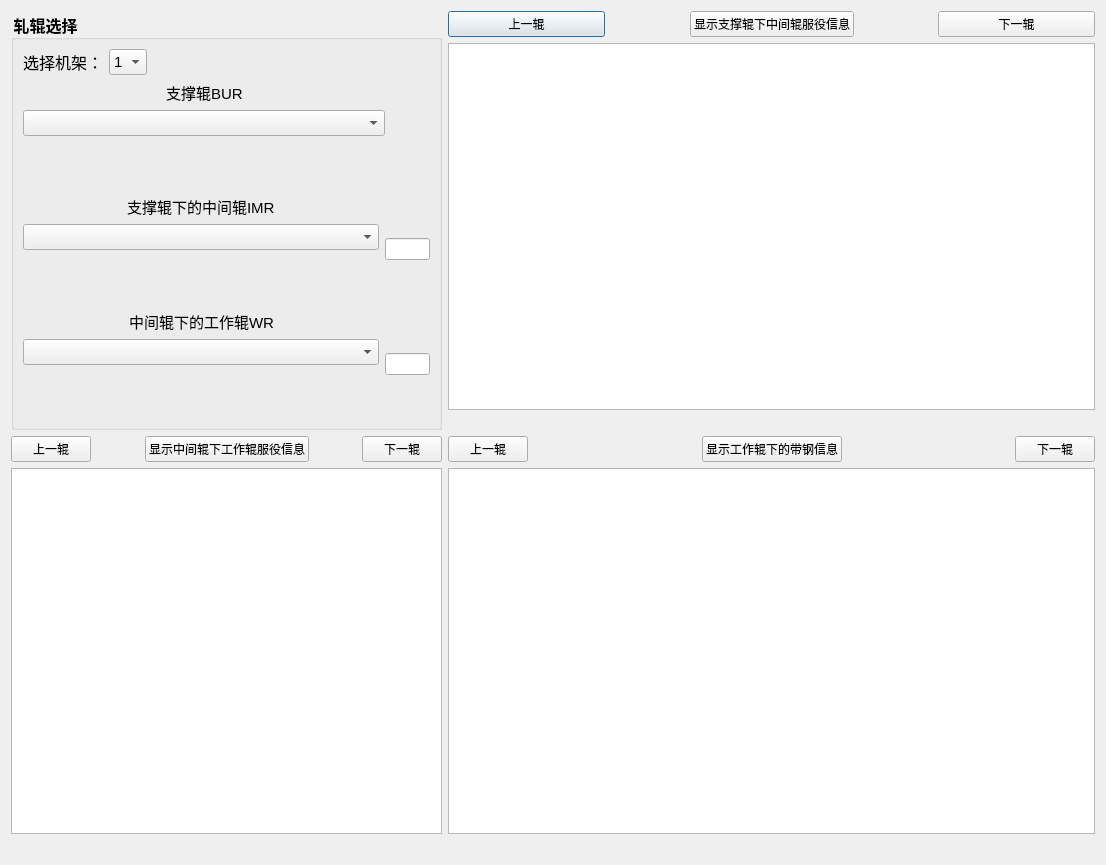
<?xml version="1.0" encoding="UTF-8"?>
<ui version="4.0">
 <class>Dialog_3</class>
 <widget class="QDialog" name="Dialog_3">
  <property name="geometry">
   <rect>
    <x>0</x>
    <y>0</y>
    <width>1106</width>
    <height>865</height>
   </rect>
  </property>
  <property name="minimumSize">
   <size>
    <width>1106</width>
    <height>865</height>
   </size>
  </property>
  <property name="windowTitle">
   <string>轧辊服役天数和轧制信息</string>
  </property>
  <layout class="QGridLayout" name="gridLayout">
   <item row="0" column="0">
    <layout class="QVBoxLayout" name="verticalLayout_12" stretch="1,1">
     <item>
      <layout class="QHBoxLayout" name="horizontalLayout_18" stretch="2,3">
       <item>
        <widget class="QGroupBox" name="groupBox_2">
         <property name="font">
          <font>
           <family>华光细圆_CNKI</family>
           <pointsize>12</pointsize>
           <weight>75</weight>
           <bold>true</bold>
          </font>
         </property>
         <property name="styleSheet">
          <string notr="true">QGroupBox::title{
	font-size: 13px;
	font-weight: bold;
	}</string>
         </property>
         <property name="title">
          <string>轧辊选择</string>
         </property>
         <layout class="QVBoxLayout" name="verticalLayout_8" stretch="1,2,2,2">
          <item>
           <layout class="QHBoxLayout" name="horizontalLayout_10">
            <item>
             <layout class="QHBoxLayout" name="horizontalLayout_5" stretch="0,0,1">
              <item>
               <widget class="QLabel" name="label_8">
                <property name="font">
                 <font>
                  <pointsize>12</pointsize>
                 </font>
                </property>
                <property name="text">
                 <string>选择机架：</string>
                </property>
               </widget>
              </item>
              <item>
               <widget class="QComboBox" name="comboBox_jijia">
                <property name="font">
                 <font>
                  <pointsize>11</pointsize>
                 </font>
                </property>
                <item>
                 <property name="text">
                  <string>1</string>
                 </property>
                </item>
                <item>
                 <property name="text">
                  <string>2</string>
                 </property>
                </item>
                <item>
                 <property name="text">
                  <string>3</string>
                 </property>
                </item>
                <item>
                 <property name="text">
                  <string>4</string>
                 </property>
                </item>
                <item>
                 <property name="text">
                  <string>5</string>
                 </property>
                </item>
               </widget>
              </item>
              <item>
               <spacer name="horizontalSpacer_9">
                <property name="orientation">
                 <enum>Qt::Horizontal</enum>
                </property>
                <property name="sizeHint" stdset="0">
                 <size>
                  <width>40</width>
                  <height>20</height>
                 </size>
                </property>
               </spacer>
              </item>
             </layout>
            </item>
           </layout>
          </item>
          <item>
           <layout class="QHBoxLayout" name="horizontalLayout_9" stretch="8,1">
            <item>
             <layout class="QVBoxLayout" name="verticalLayout_4">
              <item>
               <layout class="QHBoxLayout" name="horizontalLayout">
                <item>
                 <spacer name="horizontalSpacer">
                  <property name="orientation">
                   <enum>Qt::Horizontal</enum>
                  </property>
                  <property name="sizeHint" stdset="0">
                   <size>
                    <width>40</width>
                    <height>20</height>
                   </size>
                  </property>
                 </spacer>
                </item>
                <item>
                 <widget class="QLabel" name="label">
                  <property name="font">
                   <font>
                    <pointsize>11</pointsize>
                   </font>
                  </property>
                  <property name="text">
                   <string>支撑辊BUR</string>
                  </property>
                 </widget>
                </item>
                <item>
                 <spacer name="horizontalSpacer_2">
                  <property name="orientation">
                   <enum>Qt::Horizontal</enum>
                  </property>
                  <property name="sizeHint" stdset="0">
                   <size>
                    <width>40</width>
                    <height>20</height>
                   </size>
                  </property>
                 </spacer>
                </item>
               </layout>
              </item>
              <item>
               <widget class="QComboBox" name="comboBox_BUR">
                <property name="font">
                 <font>
                  <pointsize>11</pointsize>
                 </font>
                </property>
               </widget>
              </item>
              <item>
               <spacer name="verticalSpacer">
                <property name="orientation">
                 <enum>Qt::Vertical</enum>
                </property>
                <property name="sizeHint" stdset="0">
                 <size>
                  <width>20</width>
                  <height>40</height>
                 </size>
                </property>
               </spacer>
              </item>
             </layout>
            </item>
            <item>
             <spacer name="horizontalSpacer_10">
              <property name="orientation">
               <enum>Qt::Horizontal</enum>
              </property>
              <property name="sizeHint" stdset="0">
               <size>
                <width>40</width>
                <height>20</height>
               </size>
              </property>
             </spacer>
            </item>
           </layout>
          </item>
          <item>
           <layout class="QHBoxLayout" name="horizontalLayout_6" stretch="8,1">
            <item>
             <layout class="QVBoxLayout" name="verticalLayout_5">
              <item>
               <layout class="QHBoxLayout" name="horizontalLayout_2">
                <item>
                 <spacer name="horizontalSpacer_3">
                  <property name="orientation">
                   <enum>Qt::Horizontal</enum>
                  </property>
                  <property name="sizeHint" stdset="0">
                   <size>
                    <width>40</width>
                    <height>20</height>
                   </size>
                  </property>
                 </spacer>
                </item>
                <item>
                 <widget class="QLabel" name="label_2">
                  <property name="font">
                   <font>
                    <pointsize>11</pointsize>
                   </font>
                  </property>
                  <property name="text">
                   <string>支撑辊下的中间辊IMR</string>
                  </property>
                 </widget>
                </item>
                <item>
                 <spacer name="horizontalSpacer_4">
                  <property name="orientation">
                   <enum>Qt::Horizontal</enum>
                  </property>
                  <property name="sizeHint" stdset="0">
                   <size>
                    <width>40</width>
                    <height>20</height>
                   </size>
                  </property>
                 </spacer>
                </item>
               </layout>
              </item>
              <item>
               <widget class="QComboBox" name="comboBox_IMR">
                <property name="font">
                 <font>
                  <pointsize>11</pointsize>
                 </font>
                </property>
               </widget>
              </item>
              <item>
               <spacer name="verticalSpacer_2">
                <property name="orientation">
                 <enum>Qt::Vertical</enum>
                </property>
                <property name="sizeHint" stdset="0">
                 <size>
                  <width>20</width>
                  <height>40</height>
                 </size>
                </property>
               </spacer>
              </item>
             </layout>
            </item>
            <item>
             <widget class="QLineEdit" name="lineEdit_IMR">
              <property name="enabled">
               <bool>true</bool>
              </property>
             </widget>
            </item>
           </layout>
          </item>
          <item>
           <layout class="QHBoxLayout" name="horizontalLayout_7" stretch="8,1">
            <item>
             <layout class="QVBoxLayout" name="verticalLayout_6">
              <item>
               <layout class="QHBoxLayout" name="horizontalLayout_3">
                <item>
                 <spacer name="horizontalSpacer_5">
                  <property name="orientation">
                   <enum>Qt::Horizontal</enum>
                  </property>
                  <property name="sizeHint" stdset="0">
                   <size>
                    <width>40</width>
                    <height>20</height>
                   </size>
                  </property>
                 </spacer>
                </item>
                <item>
                 <widget class="QLabel" name="label_3">
                  <property name="font">
                   <font>
                    <pointsize>11</pointsize>
                   </font>
                  </property>
                  <property name="text">
                   <string>中间辊下的工作辊WR</string>
                  </property>
                 </widget>
                </item>
                <item>
                 <spacer name="horizontalSpacer_6">
                  <property name="orientation">
                   <enum>Qt::Horizontal</enum>
                  </property>
                  <property name="sizeHint" stdset="0">
                   <size>
                    <width>40</width>
                    <height>20</height>
                   </size>
                  </property>
                 </spacer>
                </item>
               </layout>
              </item>
              <item>
               <widget class="QComboBox" name="comboBox_WR">
                <property name="font">
                 <font>
                  <pointsize>11</pointsize>
                 </font>
                </property>
               </widget>
              </item>
              <item>
               <spacer name="verticalSpacer_3">
                <property name="orientation">
                 <enum>Qt::Vertical</enum>
                </property>
                <property name="sizeHint" stdset="0">
                 <size>
                  <width>20</width>
                  <height>40</height>
                 </size>
                </property>
               </spacer>
              </item>
             </layout>
            </item>
            <item>
             <widget class="QLineEdit" name="lineEdit_WR">
              <property name="enabled">
               <bool>true</bool>
              </property>
             </widget>
            </item>
           </layout>
          </item>
         </layout>
         <zorder></zorder>
        </widget>
       </item>
       <item>
        <layout class="QVBoxLayout" name="verticalLayout_9">
         <item>
          <layout class="QHBoxLayout" name="horizontalLayout_11" stretch="2,1,2,1,2">
           <item>
            <widget class="QPushButton" name="pushButton_BUR_shang">
             <property name="text">
              <string>上一辊</string>
             </property>
            </widget>
           </item>
           <item>
            <spacer name="horizontalSpacer_11">
             <property name="orientation">
              <enum>Qt::Horizontal</enum>
             </property>
             <property name="sizeHint" stdset="0">
              <size>
               <width>40</width>
               <height>20</height>
              </size>
             </property>
            </spacer>
           </item>
           <item>
            <widget class="QPushButton" name="pushButton_BUR">
             <property name="text">
              <string>显示支撑辊下中间辊服役信息</string>
             </property>
            </widget>
           </item>
           <item>
            <spacer name="horizontalSpacer_12">
             <property name="orientation">
              <enum>Qt::Horizontal</enum>
             </property>
             <property name="sizeHint" stdset="0">
              <size>
               <width>40</width>
               <height>20</height>
              </size>
             </property>
            </spacer>
           </item>
           <item>
            <widget class="QPushButton" name="pushButton_BUR_xia">
             <property name="text">
              <string>下一辊</string>
             </property>
            </widget>
           </item>
          </layout>
         </item>
         <item>
          <layout class="QHBoxLayout" name="horizontalLayout_BUR">
           <item>
            <widget class="QTextEdit" name="textEdit"/>
           </item>
          </layout>
         </item>
         <item>
          <layout class="QHBoxLayout" name="horizontalLayout_12" stretch="0,0,0">
           <item>
            <spacer name="horizontalSpacer_15">
             <property name="orientation">
              <enum>Qt::Horizontal</enum>
             </property>
             <property name="sizeHint" stdset="0">
              <size>
               <width>40</width>
               <height>20</height>
              </size>
             </property>
            </spacer>
           </item>
           <item>
            <layout class="QVBoxLayout" name="verticalLayout"/>
           </item>
           <item>
            <spacer name="horizontalSpacer_20">
             <property name="orientation">
              <enum>Qt::Horizontal</enum>
             </property>
             <property name="sizeHint" stdset="0">
              <size>
               <width>40</width>
               <height>20</height>
              </size>
             </property>
            </spacer>
           </item>
          </layout>
         </item>
        </layout>
       </item>
      </layout>
     </item>
     <item>
      <layout class="QHBoxLayout" name="horizontalLayout_17" stretch="2,3">
       <item>
        <layout class="QVBoxLayout" name="verticalLayout_10">
         <item>
          <layout class="QHBoxLayout" name="horizontalLayout_13">
           <item>
            <widget class="QPushButton" name="pushButton_IMR_shang">
             <property name="text">
              <string>上一辊</string>
             </property>
            </widget>
           </item>
           <item>
            <spacer name="horizontalSpacer_13">
             <property name="orientation">
              <enum>Qt::Horizontal</enum>
             </property>
             <property name="sizeHint" stdset="0">
              <size>
               <width>40</width>
               <height>20</height>
              </size>
             </property>
            </spacer>
           </item>
           <item>
            <widget class="QPushButton" name="pushButton_IMR">
             <property name="text">
              <string>显示中间辊下工作辊服役信息</string>
             </property>
            </widget>
           </item>
           <item>
            <spacer name="horizontalSpacer_14">
             <property name="orientation">
              <enum>Qt::Horizontal</enum>
             </property>
             <property name="sizeHint" stdset="0">
              <size>
               <width>40</width>
               <height>20</height>
              </size>
             </property>
            </spacer>
           </item>
           <item>
            <widget class="QPushButton" name="pushButton_IMR_xia">
             <property name="text">
              <string>下一辊</string>
             </property>
            </widget>
           </item>
          </layout>
         </item>
         <item>
          <layout class="QHBoxLayout" name="horizontalLayout_IMR">
           <item>
            <widget class="QTextEdit" name="textEdit_2"/>
           </item>
          </layout>
         </item>
         <item>
          <layout class="QHBoxLayout" name="horizontalLayout_14" stretch="0,0,0">
           <item>
            <spacer name="horizontalSpacer_16">
             <property name="orientation">
              <enum>Qt::Horizontal</enum>
             </property>
             <property name="sizeHint" stdset="0">
              <size>
               <width>40</width>
               <height>20</height>
              </size>
             </property>
            </spacer>
           </item>
           <item>
            <layout class="QVBoxLayout" name="verticalLayout_2"/>
           </item>
           <item>
            <spacer name="horizontalSpacer_7">
             <property name="orientation">
              <enum>Qt::Horizontal</enum>
             </property>
             <property name="sizeHint" stdset="0">
              <size>
               <width>40</width>
               <height>20</height>
              </size>
             </property>
            </spacer>
           </item>
          </layout>
         </item>
        </layout>
       </item>
       <item>
        <layout class="QVBoxLayout" name="verticalLayout_11">
         <item>
          <layout class="QHBoxLayout" name="horizontalLayout_16">
           <item>
            <widget class="QPushButton" name="pushButton_WR_shang">
             <property name="text">
              <string>上一辊</string>
             </property>
            </widget>
           </item>
           <item>
            <spacer name="horizontalSpacer_18">
             <property name="orientation">
              <enum>Qt::Horizontal</enum>
             </property>
             <property name="sizeHint" stdset="0">
              <size>
               <width>40</width>
               <height>20</height>
              </size>
             </property>
            </spacer>
           </item>
           <item>
            <widget class="QPushButton" name="pushButton_WR">
             <property name="text">
              <string>显示工作辊下的带钢信息</string>
             </property>
            </widget>
           </item>
           <item>
            <spacer name="horizontalSpacer_19">
             <property name="orientation">
              <enum>Qt::Horizontal</enum>
             </property>
             <property name="sizeHint" stdset="0">
              <size>
               <width>40</width>
               <height>20</height>
              </size>
             </property>
            </spacer>
           </item>
           <item>
            <widget class="QPushButton" name="pushButton_WR_xia">
             <property name="text">
              <string>下一辊</string>
             </property>
            </widget>
           </item>
          </layout>
         </item>
         <item>
          <layout class="QHBoxLayout" name="horizontalLayout_WR">
           <item>
            <widget class="QTextEdit" name="textEdit_3"/>
           </item>
          </layout>
         </item>
         <item>
          <layout class="QHBoxLayout" name="horizontalLayout_15" stretch="0,0,0">
           <item>
            <spacer name="horizontalSpacer_17">
             <property name="orientation">
              <enum>Qt::Horizontal</enum>
             </property>
             <property name="sizeHint" stdset="0">
              <size>
               <width>40</width>
               <height>20</height>
              </size>
             </property>
            </spacer>
           </item>
           <item>
            <layout class="QVBoxLayout" name="verticalLayout_3"/>
           </item>
           <item>
            <spacer name="horizontalSpacer_8">
             <property name="orientation">
              <enum>Qt::Horizontal</enum>
             </property>
             <property name="sizeHint" stdset="0">
              <size>
               <width>40</width>
               <height>20</height>
              </size>
             </property>
            </spacer>
           </item>
          </layout>
         </item>
        </layout>
       </item>
      </layout>
     </item>
    </layout>
   </item>
  </layout>
 </widget>
 <resources/>
 <connections/>
</ui>
